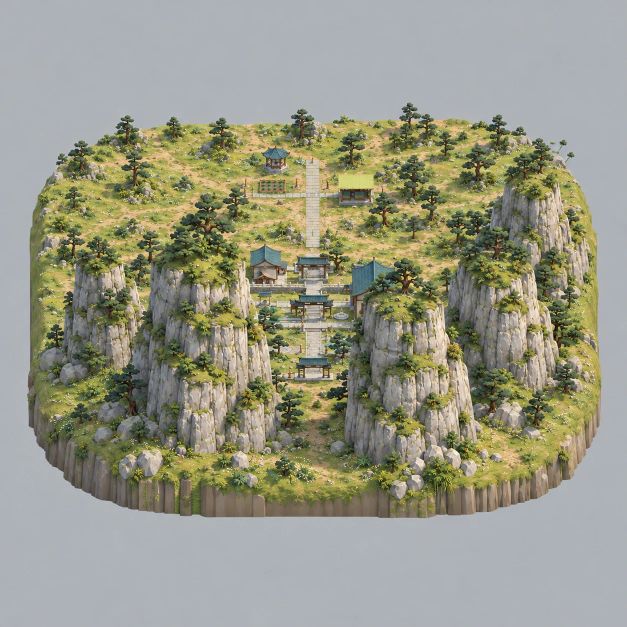
#> input picture ArtLibrary/ExpansionBatches/LingyunValley15/References/03_rear_a.webp, 1254 x 1254 px, given in place of 03_rear_b.webp_beauty34.png, which was not available (shown at 1/2 size)
$ python review_sheet.py ../../../ArtLibrary/ExpansionBatches/LingyunValley15/References/03_rear_a.webp ../../../ArtLibrary/ExpansionBatches/LingyunValley15/References/03_rear_b.webp ../../../ArtLibrary/ExpansionBatches/LingyunValley15/References/03_rear_b.webp
#> lines starting #> are read from the running program, lines starting #| are printed output that depends on the picture; pictures that were not available may be replaced by others from this repository, and a replacement may not be noted
"""Pack one review pass into two sheets: uv run --no-project --with pillow python review_sheet.py <pass> <key> <outdir>"""
import sys
from pathlib import Path
from PIL import Image
REV=Path(__file__).resolve().parents[3]/'art/references/qingxi-gathering-visual-kit-v1/review'
pas,k,out=sys.argv[1],sys.argv[2],Path(sys.argv[3]);d=REV/pas
b=Image.open(d/f'{k}_beauty34.png').convert('RGB').resize((1200,750));c=Image.open(d/f'{k}_closeup.png').convert('RGB').resize((1200,750))
#> after `b = Image.open(d / f'{k}_beauty34.png').convert('RGB').resize((1200, 7`:
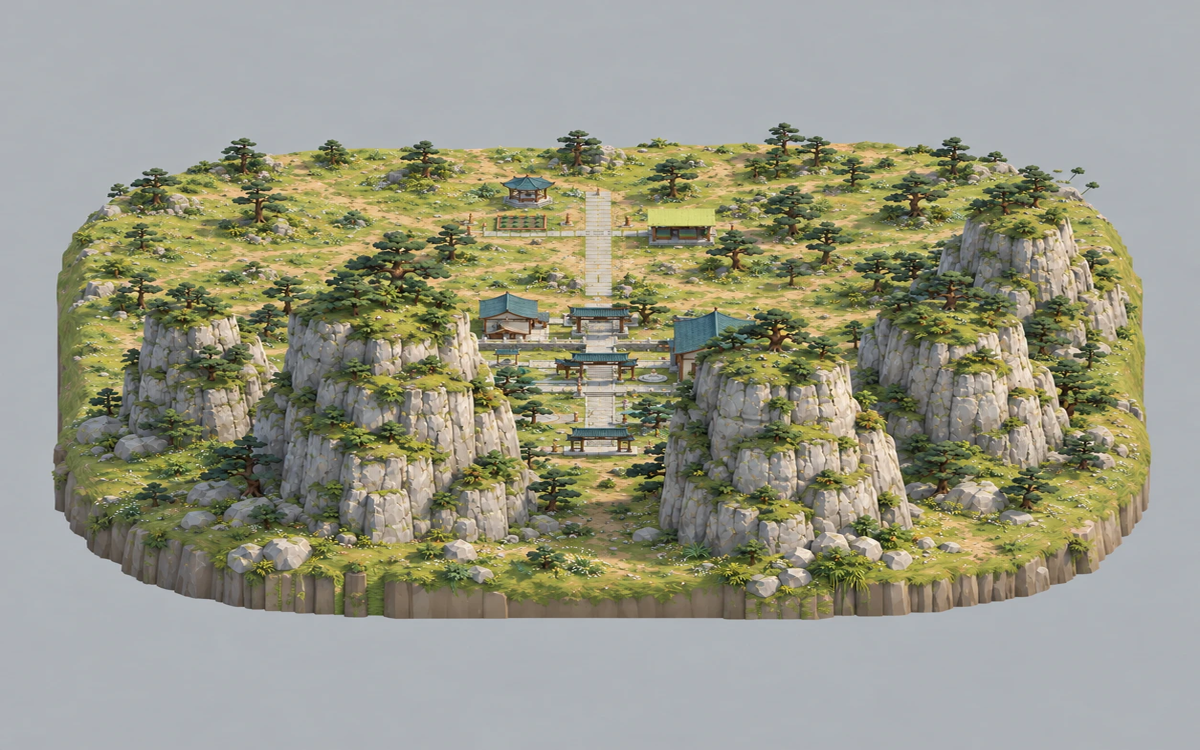
#> b: PIL image 1200x750 RGB; mean R, G, B 152.4, 152.3, 134.4
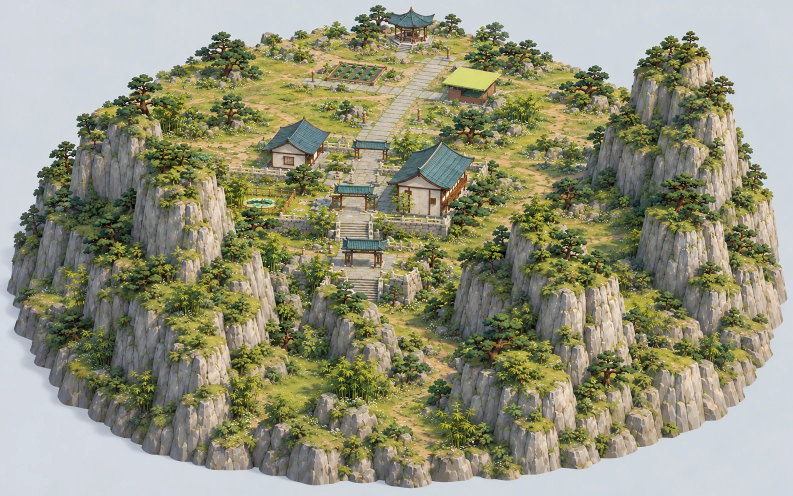
#> input picture ArtLibrary/ExpansionBatches/LingyunValley15/References/03_rear_b.webp, 1586 x 992 px, given in place of 03_rear_b.webp_closeup.png, which was not available (shown at 1/2 size)
#> after `c = Image.open(d / f'{k}_closeup.png').convert('RGB').resize((1200, 75`:
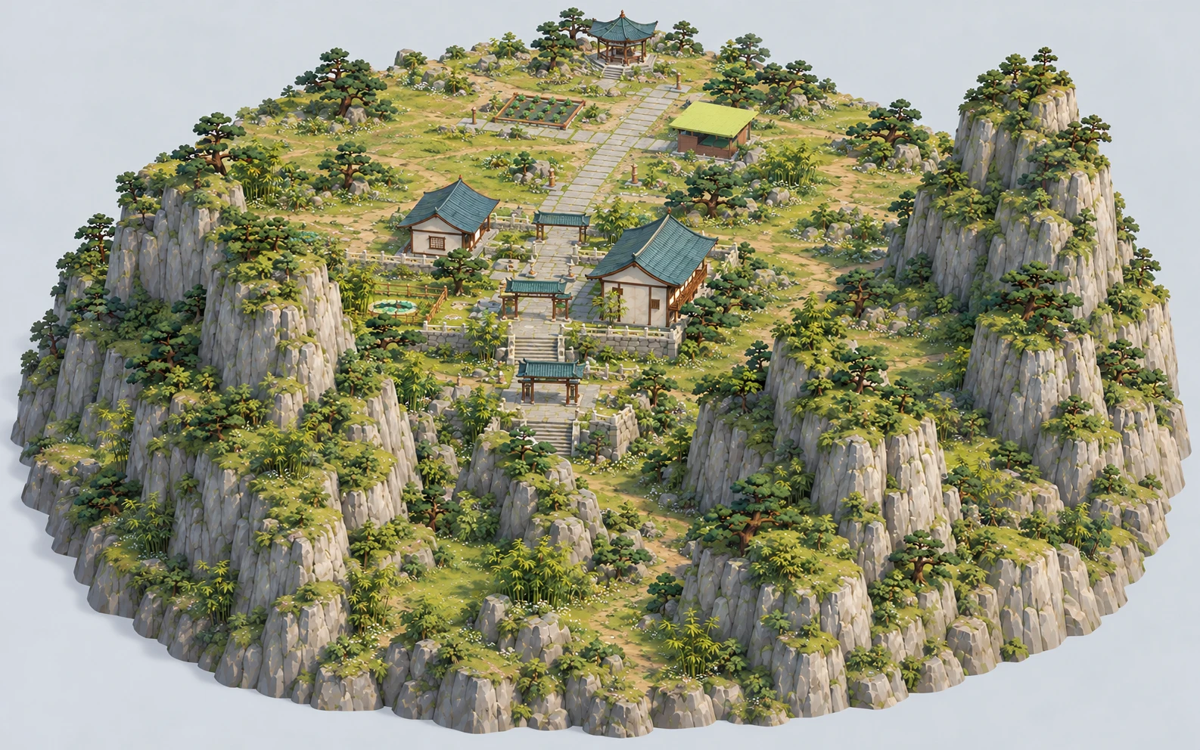
#> c: PIL image 1200x750 RGB; mean R, G, B 147.8, 147.5, 123.3
s=Image.new('RGB',(1200,1500));s.paste(b,(0,0));s.paste(c,(0,750));s.save(out/f'{pas}_{k}_a.jpg',quality=90)
#> after `s = Image.new('RGB', (1200, 1500))`: s: PIL image 1200x1500 RGB; every value is 0
#> after `s.paste(b, (0, 0))`:
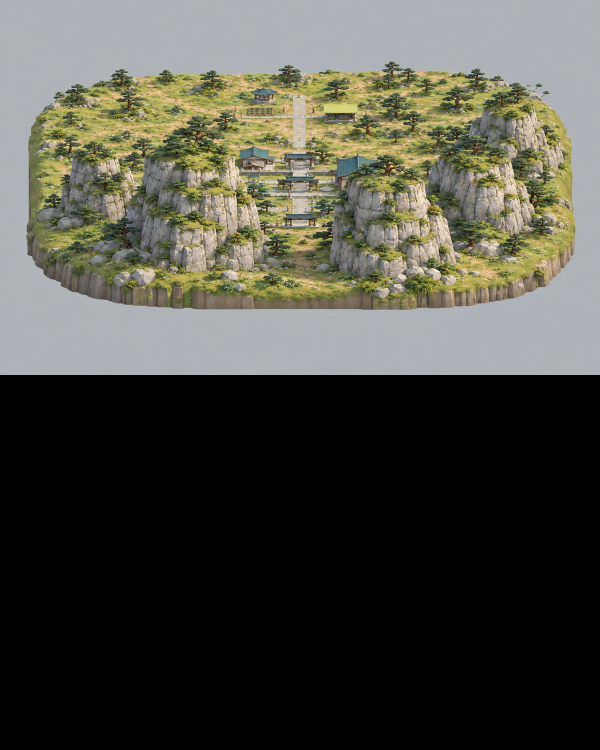
#> s: PIL image 1200x1500 RGB (shown at 1/2 size); mean R, G, B 76.2, 76.2, 67.2
#> after `s.paste(c, (0, 750))`:
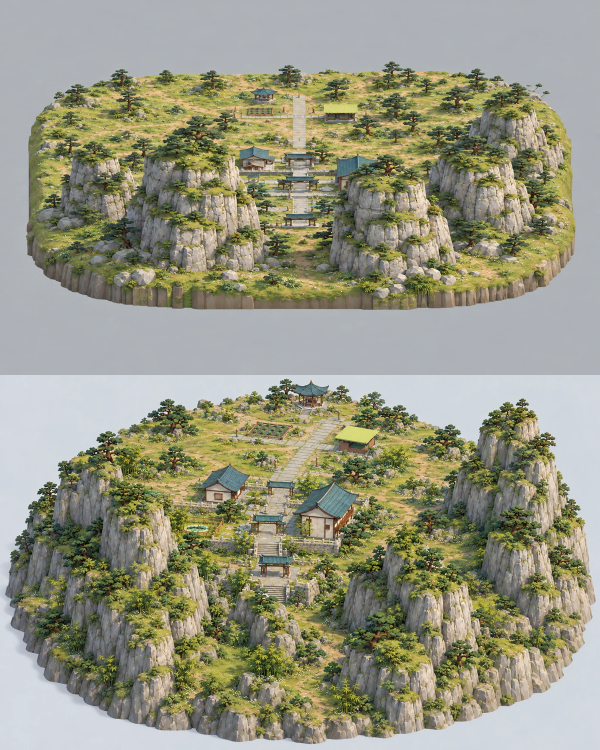
#> s: PIL image 1200x1500 RGB (shown at 1/2 size); mean R, G, B 150.1, 149.9, 128.8
#> (the run stopped early here; a loop or call above may not have finished)
